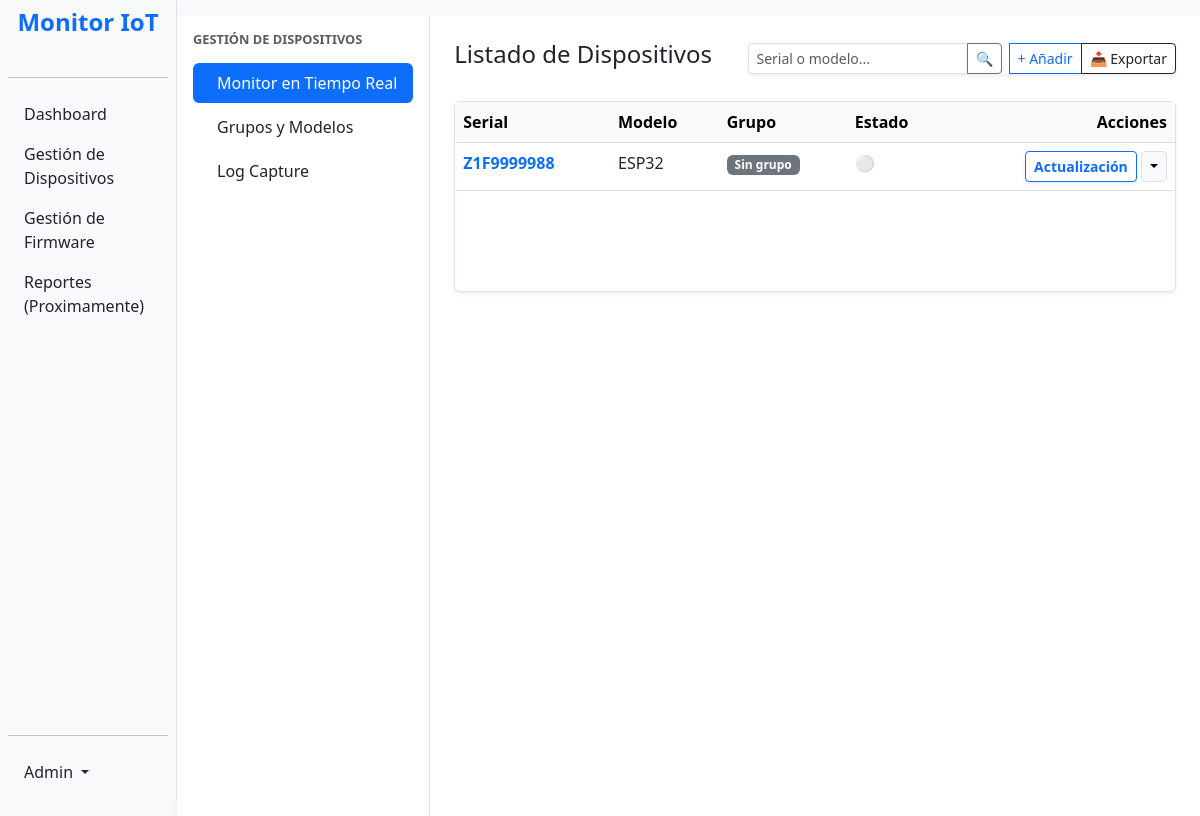
The page /dispositivos/ (signed in) on the database as committed earlier.
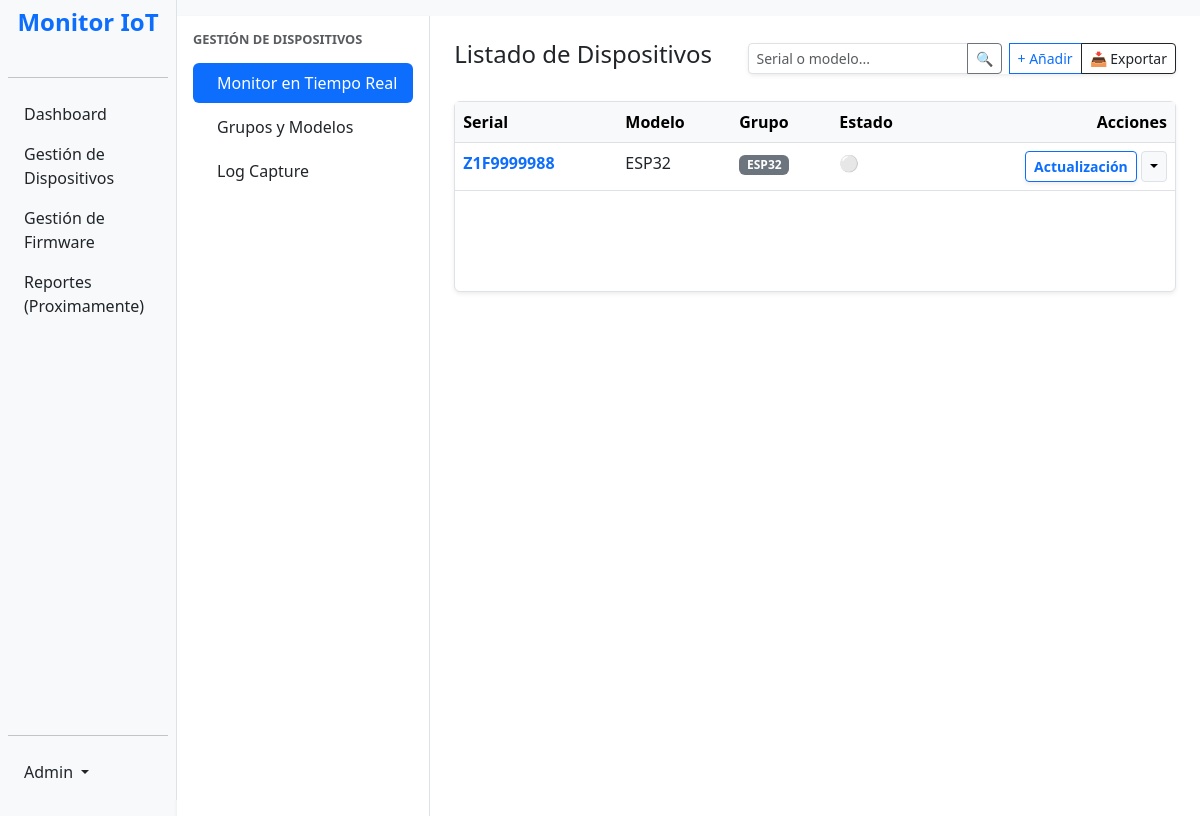
The same page on the database as committed later.
### impresoras/models.py (models this page shows, shortened)
class Dispositivo(models.Model):
    validar_serial = RegexValidator(
        regex=r'^[A-Z0-9]{10}$',
        message="El serial solo puede contener letras mayúsculas y números, sin espacios (ej. Z1F9999988).",
        code="serial_invalido"
    )
    serial = models.CharField(max_length=50, unique=True, validators=[validar_serial], help_text="Ingrese el serial exacto del equipo.")
    modelo = models.ForeignKey(ModeloEquipo, on_delete=models.CASCADE, related_name='dispositivos', null=True, blank=True)
    grupo = models.ForeignKey(Grupo, on_delete=models.SET_NULL,null=True, blank=True)
    fecha_registro = models.DateTimeField(auto_now_add=True)
    ultimo_sts1 = models.IntegerField(null=True, blank=True)
    ultimo_sts2 = models.IntegerField(null=True, blank=True)
    ultima_conexion = models.DateTimeField(null=True, blank=True)
    fw_ismart_instalado = models.CharField(max_length=20, default="Desconocida", blank=True)
    fw_printer_instalado = models.CharField(max_length=20, default="Desconocida", blank=True)
    firmware_actual = models.ForeignKey(VersionFirmware, on_delete=models.SET_NULL, null=True, blank=True, related_name='equipos_instalados')
    @property
    def alertas_ota(self):
        from .models import VersionFirmware
        alertas = []
        datos = self.ultimo_log_datos
        fw_ismart_json = datos.get('fw_ismart', 'Desconocida')
        fw_printer_json = datos.get('fw_printer', 'Desconocida')
        ultima_v_ismart = VersionFirmware.objects.filter(tipo_modulo='ismart').order_by('-fecha_subida').first()
        if ultima_v_ismart and fw_ismart_json not in ['', 'None', 'Desconocida', '0']:
            if fw_ismart_json != ultima_v_ismart.version:
                alertas.append({
                    'modulo': 'iSmart',
                    'version_nueva': ultima_v_ismart.version,
                    'tipo': 'obligatoria' if ultima_v_ismart.es_obligatoria else 'opcional'
                })
        ultima_v_printer = VersionFirmware.objects.filter(tipo_modulo='impresora').order_by('-fecha_subida').first()
        return alertas
    @property
    def ultimo_log_datos(self):
        logs_cacheados = self.logs.all()
        if logs_cacheados:
            ultimo_registro = logs_cacheados[0] # Tomamos el primero de la memoria
            if ultimo_registro.detalles:
                try:
                    return json.loads(ultimo_registro.detalles)
                except json.JSONDecodeError:
                    return {}
        return {}

class ModeloEquipo(models.Model):
    nombre = models.CharField(max_length=100, unique=True)
    marca = models.CharField(max_length=100, blank=True, null=True)
    def __str__(self):
        if self.marca:
            return f"{self.marca} {self.nombre}"
        return self.nombre

class Grupo(models.Model):
    nombre = models.CharField(max_length=100)
    descripcion = models.TextField(blank=True, null=True)
    def __str__(self):
        return self.nombre

### impresoras/views.py (the view)
# urls.py: path('dispositivos/', lista_dispositivos, name='dispositivos_lista'),
@login_required
def lista_dispositivos(request):
    query = request.GET.get('buscar')
    dispositivos = Dispositivo.objects.select_related('modelo', 'grupo').all()
    proyectos_disponibles = ProyectoFirmware.objects.prefetch_related('versiones').all()
    if query:
        dispositivos = dispositivos.filter(
            Q(serial__icontains=query) | Q(modelo__nombre__icontains=query)
        )
    if request.method == 'POST':
        form = DispositivoForm(request.POST)
        if form.is_valid():
            form.save()
            return redirect('dispositivos_lista')
    else:
        form = DispositivoForm()
    grupos = Grupo.objects.all()
    modelos = ModeloEquipo.objects.all()
    context = {
        'dispositivos': dispositivos,
        'form': form,
        'grupos': grupos,
        'modelos': modelos,
        'proyectos_disponibles': proyectos_disponibles,
    }
    return render(request, 'lista_dispositivos.html', context)

### impresoras/forms.py
class DispositivoForm(forms.ModelForm):
    class Meta:
        model = Dispositivo
        fields = ['serial', 'modelo', 'grupo']
        widgets = {
            'serial': forms.TextInput(attrs={
                'class': 'form-control',
                'placeholder': 'Ej: Z1F9999988',
                'minlength': '10',
                'maxlength': '10',
                'pattern': '^[A-Z0-9]{10}$',
                'title': 'El serial debe tener exactamente 10 caracteres alfanumericos sin espacios.',
                'required': True
            }),
            'modelo': forms.Select(attrs={'class': 'form-control', 'required': True}),
            'grupo': forms.Select(attrs={'class': 'form-control'}),
        }

### templates/lista_dispositivos.html (shortened to what the changed rows need)
{% extends 'dispositivos_base.html' %}
{% block dispositivos_content %}
<div class="p-4">
    <div class="table-responsive shadow-sm border rounded bg-white">
        <table class="table table-hover mb-0">
            <thead class="table-light">
                <tr>
                    <th>Serial</th>
                    <th>Modelo</th>
                    <th>Grupo</th>
                    <th>Estado</th>
                    <th class="text-end" style="position: relative; z-index: 10;">Acciones</th>
                </tr>
            </thead>
            <tbody>
                {% for equipo in dispositivos %}
                    <tr>
                        <td>
                            <a href="#"
                                class="fw-bold text-decoration-none"
                                data-bs-toggle="modal"
                                data-bs-target="#modalMonitor"
                                data-serial="{{ equipo.serial }}"
                                data-rif="{{ equipo.rif|default:'--' }}"
                                data-sts1="{{ equipo.ultimo_log_datos.sts1|default:'--' }}"
                                data-sts2="{{ equipo.ultimo_log_datos.sts2|default:'--' }}"
                                data-err_cnt="{{ equipo.ultimo_log_datos.err_cnt|default:'0' }}"
                                data-rec_att="{{ equipo.ultimo_log_datos.rec_att|default:'0' }}"
                                data-atm="{{ equipo.ultimo_log_datos.atm|default:'--' }}"
                                data-vts="{{ equipo.ultimo_log_datos.vts|default:'0' }}"
                                data-last_b="{{ equipo.ultimo_log_datos.last_b|default:'--' }}"
                                data-b_iss="{{ equipo.ultimo_log_datos.b_iss|default:'0' }}"
                                data-db_n="{{ equipo.ultimo_log_datos.db_n|default:'--' }}"
                                data-db_a="{{ equipo.ultimo_log_datos.db_a|default:'0' }}"
                                data-cr_n="{{ equipo.ultimo_log_datos.cr_n|default:'--' }}"
                                data-cr_a="{{ equipo.ultimo_log_datos.cr_a|default:'0' }}"
                                data-nf_n="{{ equipo.ultimo_log_datos.nf_n|default:'--' }}"
                                data-nf_a="{{ equipo.ultimo_log_datos.nf_a|default:'0' }}"
                                data-z_cnt="{{ equipo.ultimo_log_datos.z_cnt|default:'--' }}"
                                data-f_cnt="{{ equipo.ultimo_log_datos.f_cnt|default:'--' }}"
                                data-date="{{ equipo.ultimo_log_datos.date|default:'--' }}"
                                data-time="{{ equipo.ultimo_log_datos.time|default:'--' }}"
                                onclick="preLlenarModal(this)">
                                {{ equipo.serial }}
                            </a>
                        </td>
                        <td>{{ equipo.modelo.nombre }}</td>
                        <td><span class="badge bg-secondary">{{ equipo.grupo.nombre|default:"Sin grupo" }}</span></td>
                        <td id="indicador-{{ equipo.serial }}">
                            <span class="text-muted" title="Esperando conexión...">⚪</span>
                        </td>
                        <td class="text-end" style="overflow: visible;">
                            <div class="dropdown">
                                <button class="btn btn-sm btn-outline-primary fw-bold shadow-sm" data-bs-toggle="modal" data-bs-target="#modalOta-{{ equipo.id }}">
                                     Actualización
                                </button>
                                <button class="btn btn-sm btn-light border dropdown-toggle" type="button" data-bs-toggle="dropdown"></button>
                            </div>
                        </td>
                    </tr>
                {% empty %}
                    <tr><td colspan="5" class="text-center text-muted">No se encontraron dispositivos...</td></tr>
                {% endfor %}
            </tbody>
        </table>
    </div>
</div>
{% endblock %}

Rows that differ between the two databases and show on the page:
removed Dispositivo: serial "Z1F9999988", modelo.nombre "ESP32", grupo.nombre "Sin grupo"
added Dispositivo: serial "Z1F9999988", modelo.nombre "ESP32", grupo.nombre "ESP32"
